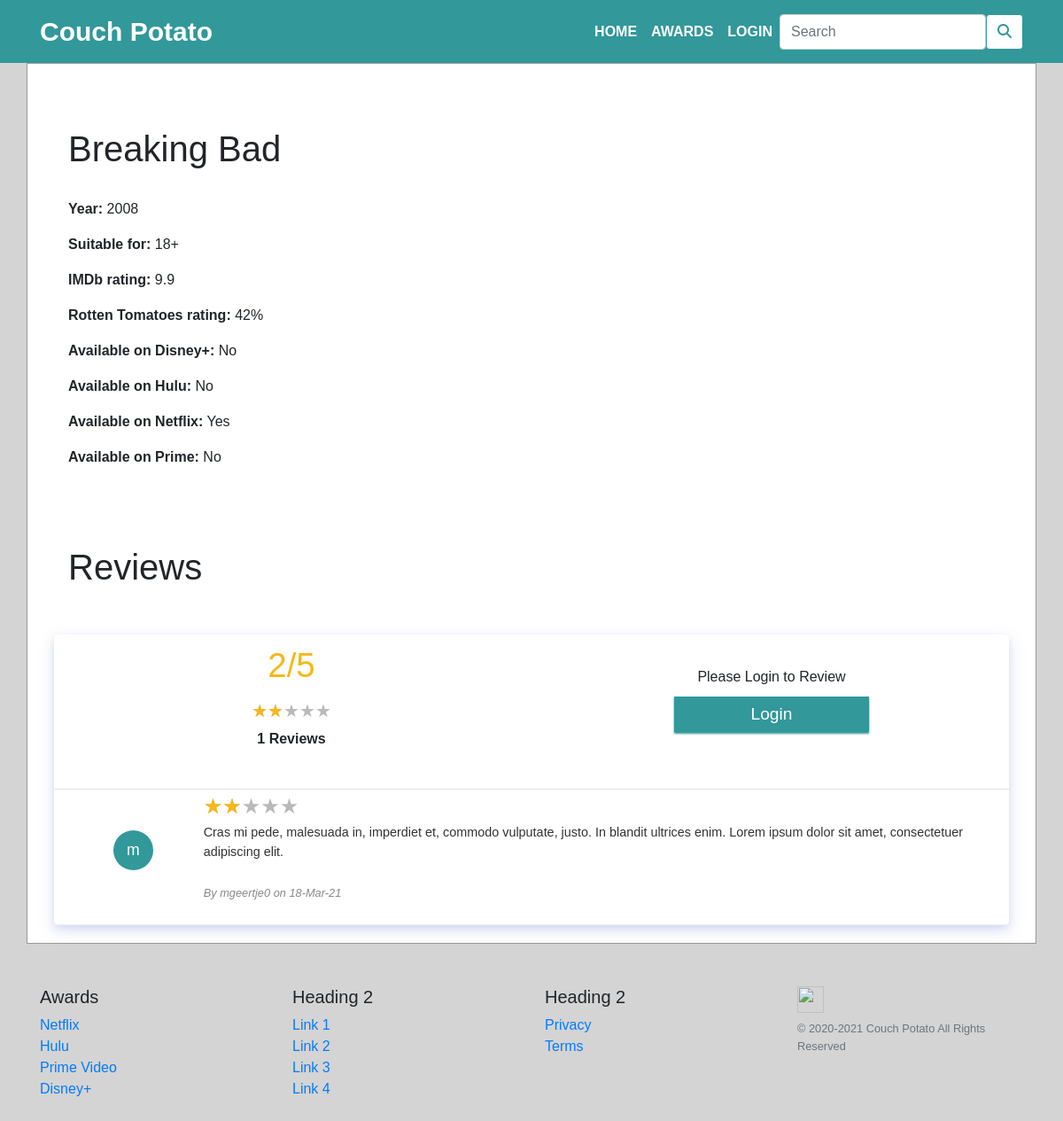
Screenshot of /show.php?show_id=1 with the database file from the repository.
### tables this page shows
CREATE TABLE `tv_shows` (
  `id` int(11) NOT NULL,
  `title` varchar(255) NOT NULL,
  `year` varchar(255) NOT NULL,
  `age` varchar(255) NOT NULL,
  `IMDb` double NOT NULL,
  `rotten_tomatoes` varchar(11) NOT NULL,
  `netflix` int(11) NOT NULL,
  `hulu` int(11) NOT NULL,
  `prime_video` int(11) NOT NULL,
  `disney` int(11) NOT NULL,
  `winner` int(11) NOT NULL,
  `featured` int(1) NOT NULL,
  `top_rated` int(1) NOT NULL,
  `explore_whats_streaming` int(1) NOT NULL
);

CREATE TABLE `tv_rating` (
  `id` int(11) NOT NULL,
  `username` varchar(50) NOT NULL,
  `email` varchar(100) NOT NULL,
  `review` int(11) NOT NULL,
  `message` varchar(1000) NOT NULL,
  `date` varchar(100) NOT NULL,
  `show_id` int(11) NOT NULL
);

### show.php (the view, shortened to what this page needs)
<?php
include("connections/db.php");
$showid = htmlentities($_GET['show_id']);
$showquery = "SELECT * FROM tv_shows WHERE id = $showid";
$showresult = $conn->query($showquery);
while ($row = $showresult->fetch_assoc()) {
    $showid = $row['id'];
    $showtitle = $row['title'];
    $showyear = $row['year'];
    $showage = $row['age'];
    $showIMDb = $row['IMDb'];
    $showrottentomatoes = $row['rotten_tomatoes'];
    $shownetflix = $row['netflix'];
    $showhulu = $row['hulu'];
    $showprimevideo = $row['prime_video'];
    $showdisney = $row['disney'];
}
$ratingQ = "SELECT id FROM tv_rating WHERE show_id = $showid";
$ratingR = $conn->query($ratingQ);
$rating_num_rows = $ratingR->num_rows;
$ratingSQL = $conn->query("SELECT SUM(review) AS total FROM tv_rating WHERE show_id = $showid");
$ratingData = $ratingSQL->fetch_array();
$totalRating = $ratingData["total"];
$averageRating = '';
if ($rating_num_rows != 0) {
    if (is_nan(round(($totalRating / $rating_num_rows), 1))) {
        $averageRating = 0;
    } else {
        $averageRating = round(($totalRating / $rating_num_rows), 1);
    }
} else {
    $averageRating = 0;
}
?>
<!DOCTYPE html>
<html>
<head>
    <link rel="stylesheet" href="https://maxcdn.bootstrapcdn.com/bootstrap/4.0.0/css/bootstrap.min.css">
    <link rel="stylesheet" href="css/styles.css">
    <link rel="stylesheet" href="css/rating.css">
</head>
<body>
    <header>
        <?php
        include 'nav&foot/navbar.php';
        ?>
    </header>
    <main class="container container1">
        <br>
        <div class="container">
            <div class="products-header px-3 py-3 pt-md-5 pb-md-4 mx-auto text-left">
                <div class="row">
                    <div class="col-6">
                        <?php
                        echo "<h1 class='display-5'>$showtitle</h1>";
                        echo "<br>";
                        echo "<p> <b>Year:</b> $showyear</p>";
                        echo "<p> <b>Suitable for:</b> $showage</p>";
                        echo "<p> <b>IMDb rating:</b> $showIMDb</p>";
                        echo "<p> <b>Rotten Tomatoes rating:</b> $showrottentomatoes</p>";
                        if ($showdisney == 1) {
                            echo "<p><b>Available on Disney+:</b> Yes</p>";
                        } else {
                            echo "<p><b>Available on Disney+:</b> No</p>";
                        }
                        if ($showhulu == 1) {
                            echo "<p><b>Available on Hulu:</b> Yes</p>";
                        } else {
                            echo "<p><b>Available on Hulu:</b> No</p>";
                        }
                        if ($shownetflix == 1) {
                            echo "<p><b>Available on Netflix:</b> Yes</p>";
                        } else {
                            echo "<p><b>Available on Netflix:</b> No</p>";
                        }
                        if ($showprimevideo == 1) {
                            echo "<p><b>Available on Prime:</b> Yes</p>";
                        } else {
                            echo "<p><b>Available on Prime:</b> No</p>";
                        }
                        ?>
                    </div>
                </div>
            </div>
        </div>
        <div class="container">
            <div class="products-header px-3 py-3 pt-md-5 pb-md-4 mx-auto text-left">
                <?php
                echo "<h1 class='display-5'>Reviews</h1>";
                ?>
            </div>
            <div class="rating-review">
                <div class="tri table-flex">
                    <div class="row">
                        <tr>
                            <div class="col-md-6 mb-3" align="center">
                                <td>
                                    <div class="rnb rvl">
                                        <h3><?= $averageRating; ?>/5</h3>
                                    </div>
                                    <div class="pdt-rate">
                                        <div class="pro-rating">
                                            <div class="clearfix rating mart8">
                                                <div class="rating-stars">
                                                    <div class="grey-stars"></div>
                                                    <div class="filled-stars" style="width: <?php echo $averageRating * 20 ?>%"></div>
                                                </div>
                                            </div>
                                        </div>
                                    </div>
                                    <div class="rnrn">
                                        <p class="rars">
                                            <?php if ($rating_num_rows == 0) {
                                                echo "No";
                                            } else {
                                                echo $rating_num_rows;
                                            } ?> Reviews
                                        </p>
                                    </div>
                                </td>
                            </div>
                            <?php
                            if (isset($_SESSION['user'])) {
                                echo "<div class='col-md-6 mb-3' align='center'>
                                    <td>
                                        <div class='rrb'>
                                            <br>
                                            <p>Please Review This Product</p>
                                            <button class='rbtn opmd'>Add Review</button>
                                        </div>
                                    </td>
                                </div>";
                            } else {
                                echo "<div class='col-md-6 mb-3' align='center'>
                                    <td>
                                        <div class='rrb'>
                                            <br>
                                            <p>Please Login to Review</p>
                                            <a href='user/login.php'><button class='rbtn opmd'>Login</button></a>
                                        </div>
                                    </td>
                                </div>";
                            }
                            ?>
                        </tr>
                    </div>
                </div>
                <div class="bri">
                    <div class="uscm">
                        <?php
                        $sqlQ = "SELECT * FROM tv_rating WHERE show_id = $showid";
                        $sqlR = $conn->query($sqlQ);
                        if (mysqli_num_rows($sqlR) > 0) {
                            while ($row1 = $sqlR->fetch_assoc()) {
                                $userName = $row1['username'];
                                $userMessage = $row1['message'];
                                $userReview = $row1['review'];
                                $dateReview = $row1['date'];
                        ?>
                                <div class="uscm-secs">
                                    <div class="us-img" id="us-img">
                                        <p><?= substr($userName, 0, 1); ?></p>
                                    </div>
                                    <div class="uscms">
                                        <div class="us-rate">
                                            <div class="pdt-rate">
                                                <div class="pro-rating">
                                                    <div class="clearfix rating mart8">
                                                        <div class="rating-stars">
                                                            <div class="grey-stars"></div>
                                                            <div class="filled-stars" style="width:<?= $userReview * 20; ?>%;"></div>
                                                        </div>
                                                    </div>
                                                </div>
                                            </div>
                                        </div>
                                        <div class="us-cmt">
                                            <p><?= $userMessage; ?></p>
                                        </div>
                                        <div class="us-nm">
                                            <p><i>By <span class="cdnm"><?= $userName; ?></span> on <span class="cmdt"><?= $dateReview; ?></span></i></p>
                                        </div>
                                    </div>
                                </div>
                        <?php
                            }
                        }
                        ?>
                    </div>
                </div>
            </div>
        </div>
    </main>
    <?php
    include 'nav&foot/footer.php';
    ?>
</body>
</html>

### css/styles.css (style rules this page uses)
* { box-sizing: border-box; font-family: Arial, Helvetica, sans-serif; }
body { padding: 0px; margin: 0px; background: #d4d4d4; font-family: Arial, Helvetica, sans-serif; }
.container1 { margin-top: 0px; background-color: #fff; border: 1px solid #999999; }

### css/rating.css (style rules this page uses)
:root { --primary-color: #f7b717; --linear: #ef5350; --primarywhite: #fff; --r-color: #d63031; --light-b: #32989a; }
.rating-review { height: 100%; width: 100%; margin: 20px auto; background-color: #fff; box-shadow: 0 4px 8px 0 rgba(110, 130, 208, 0.18), 0 6px 20px rgba(110, 130, 208, 0.18); -webkit-box-shadow: 0 4px 8px 0 rgba(110, 130, 208, 0.18), 0 6px 20px rgba(110, 130, 208, 0.18); -moz-box-shadow: 0 4px 8px 0 rgba(110, 130, 208, 0.18), 0 6px 20px rgba(110, 130, 208, 0.18); border-radius: 5px; }
.tri { border-bottom: 1px solid #e2e2e2; padding: 12px; }
.rnb h3 { color: var(--primary-color); font-size: 2.4rem; }
.tri .pdt-rate { height: 40px; display: flex; justify-content: center; align-items: center; flex-direction: column; }
.rating-stars { position: relative; vertical-align: baseline; color: #b9b9b9; line-height: 10px; float: left; }
.grey-stars { height: 100%; }
.filled-stars { position: absolute; left: 0; top: 0; height: 100%; overflow: hidden; color: var(--primary-color); }
.filled-stars::before, .grey-stars::before { content: "\2605 \2605 \2605 \2605 \2605"; font-size: 19px; line-height: 18px; letter-spacing: 0; }
.tri .filled-stars::before, .tri .grey-stars::before { font-size: 20px; line-height: 23px; }
.rnrn { width: 100%; font-weight: 700; font-size: 1rem; }
.rrb p { font-size: 1rem; font-weight: 500; margin-bottom: 10px; }
.rrb button { width: 220px; height: 40px; background-color: #32989a; color: var(--primarywhite); border: 0; outline: none; font-size: 1.2rem; box-shadow: 0px 2px 2px #32989a; cursor: pointer; }
.bri { overflow: hidden; height: 100%; }
.uscm-secs { padding: 10px; display: flex; width: 100%; height: 100%; border-bottom: 1px solid #f1f1f1; }
.us-img { width: 15%; display: flex; justify-content: center; align-items: center; }
.us-img p { background-color: #32989a; width: 45px; height: 45px; border-radius: 50%; text-align: center; line-height: 45px; color: var(--primarywhite); font-size: 1.1rem; font-weight: 100; }
.uscms { display: flex; flex-direction: column; width: 85%; }
.bri .filled-stars::before, .bri .grey-stars::before { font-size: 24px; }
.us-cmt p { font-size: .9rem; padding: 10px 10px 10px 0; color: #333; font-weight: 500; }
.us-nm p { font-size: 0.8rem; font-weight: 500; color: #888; }

### rows the page displays
tv_shows: title "Breaking Bad", year "2008", age "18+", IMDb "9.9", rotten_tomatoes "42%"
tv_rating: username "m", review 2 (drawn), message "Cras mi pede, malesuada in, imperdiet et, commodo vulputate, justo. In blandit ultrices enim. Lorem ipsum dolor sit amet, consectetuer adipiscing elit.", username "mgeertje0", date "18-Mar-21"

### other values shown
$averageRating "2"
$rating_num_rows "1"
